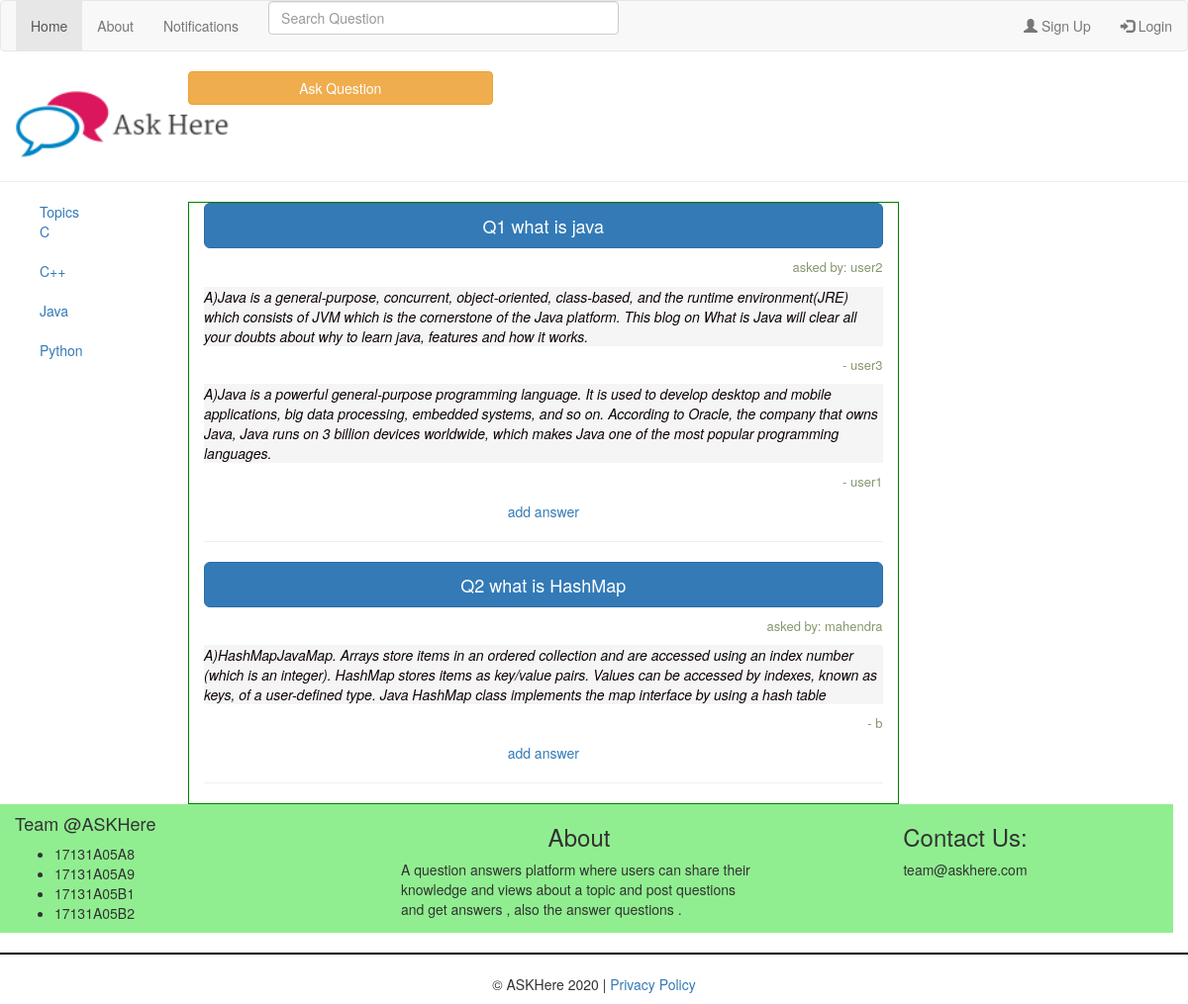
The page /filter/3/ on the database its author committed.
### Ask/models.py (models this page shows)
class Question(models.Model):
    question_text = models.CharField(max_length=300)
    created_by = models.ForeignKey(UserLogin,on_delete = models.CASCADE)
    topic_id = models.ForeignKey(Interest,on_delete=models.CASCADE)
    created_date = models.DateTimeField()

class UserLogin(models.Model):
    username = models.CharField(max_length=20)
    password = models.CharField(max_length=20)
    email = models.EmailField()

class Answer(models.Model):
    que_id = models.ForeignKey(Question,on_delete=models.CASCADE)
    answer_text = models.CharField(max_length=2000)
    answerd_by = models.ForeignKey(UserLogin,on_delete=models.CASCADE)

### Ask/views.py (the view)
# urls.py: path('filter/<int:topic_id>/',filter_view,name='filter'),
def filter_view(request,topic_id):
    questions = Question.objects.filter(topic_id_id=topic_id)   # in operator in sql
    answers = dict()  # stores question_object as key and answers_list as value
    for i in questions:
        answers[i] = Answer.objects.filter(que_id_id=i.id)
    context = {'page':'home','answers':answers}
    return render(request,'index.html',context)

### Ask/templates/index.html
{% extends 'base.html' %}
{% load static %}
{% block content2 %}
    {% if answers %}
        {% for question,answer in answers.items %}
            <p class="question-display">
               <button class="btn btn-primary btn-lg btn-block"  data-toggle="button" aria-pressed="false" autocomplete="off" style="width:100%;">Q{{forloop.counter}} {{ question.question_text }}</button>
            </p>
            <p class="user-display">
                asked by:<span> {{  question.created_by.username }} </span>
            </p>
            {% for a in answer %}
                <p class="answer-display">  A){{ a.answer_text }}  </p>
                <p class="user-display"> -<span> {{ a.answerd_by.username }} </span>  </p>
            {% endfor %}
            <div style="text-align: center;"><a href="{% url 'add_answer' que_id=question.id %}"> add answer </a> </div>
            <hr>
        {% endfor %}
    {% else %}
        <p> OOPs, No questions Yet .</p>
        <p> Ask now </p>
    {% endif %}
{% endblock %}

### Ask/static/default.css (style rules this page uses)
.question-display { color: blue; font-weight: bold; }
.user-display { text-align: right; font-size: small; color: darkolivegreen; opacity: 0.7; }
.answer-display { color: rgb(12, 2, 2); font-style: italic; opacity: 1; background-color: whitesmoke; }

### rows shown on the page
Question: question_text "what is java", created_by.username "user2"
Answer: answer_text "Java is a general-purpose, concurrent, object-oriented, class-based, and the runtime environment(JRE) which consists of JVM which is the cornerstone of the Java platform. This blog on What is Java will clear all your doubts about why to learn java, features and how it works.", answerd_by.username "user3"
Answer: answer_text "Java is a powerful general-purpose programming language. It is used to develop desktop and mobile applications, big data processing, embedded systems, and so on. According to Oracle, the company that owns Java, Java runs on 3 billion devices worldwide, which makes Java one of the most popular programming languages.", answerd_by.username "user1"
Question: question_text "what is HashMap", created_by.username "mahendra"
Answer: answer_text "HashMapJavaMap. Arrays store items in an ordered collection and are accessed using an index number (which is an integer). HashMap stores items as key/value pairs. Values can be accessed by indexes, known as keys, of a user-defined type. Java HashMap class implements the map interface by using a hash table", answerd_by.username "b"
